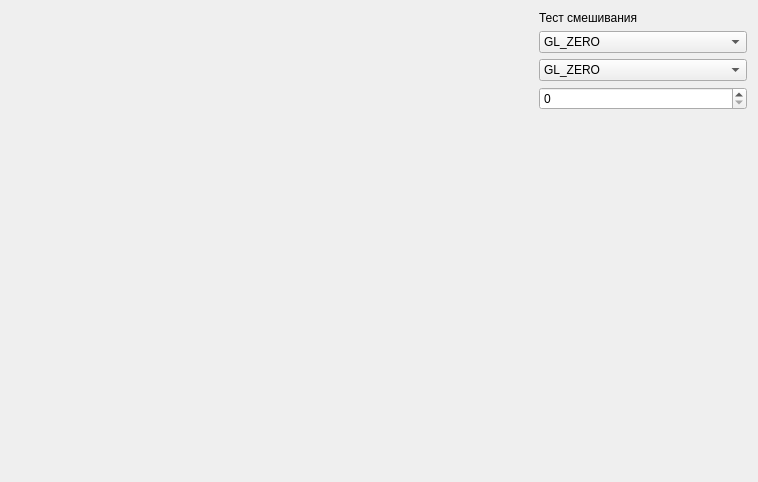
<?xml version="1.0" encoding="UTF-8"?>
<ui version="4.0">
 <class>MainWindow</class>
 <widget class="QMainWindow" name="MainWindow">
  <property name="windowModality">
   <enum>Qt::ApplicationModal</enum>
  </property>
  <property name="geometry">
   <rect>
    <x>0</x>
    <y>0</y>
    <width>758</width>
    <height>482</height>
   </rect>
  </property>
  <property name="windowTitle">
   <string>MainWindow</string>
  </property>
  <widget class="QWidget" name="centralWidget">
   <layout class="QHBoxLayout" name="horizontalLayout_2">
    <item>
     <layout class="QHBoxLayout" name="horizontalLayout">
      <item>
       <widget class="GLWidget" name="MyGLWidget" native="true">
        <property name="enabled">
         <bool>true</bool>
        </property>
        <property name="sizePolicy">
         <sizepolicy hsizetype="Expanding" vsizetype="Expanding">
          <horstretch>0</horstretch>
          <verstretch>0</verstretch>
         </sizepolicy>
        </property>
       </widget>
      </item>
      <item>
       <layout class="QVBoxLayout" name="verticalLayout">
        <property name="sizeConstraint">
         <enum>QLayout::SetNoConstraint</enum>
        </property>
        <item>
         <widget class="QLabel" name="label_3">
          <property name="text">
           <string>Тест смешивания</string>
          </property>
         </widget>
        </item>
        <item>
         <widget class="QComboBox" name="blend1">
          <item>
           <property name="text">
            <string>GL_ZERO</string>
           </property>
          </item>
          <item>
           <property name="text">
            <string>GL_ONE</string>
           </property>
          </item>
          <item>
           <property name="text">
            <string>GL_DST_COLOR</string>
           </property>
          </item>
          <item>
           <property name="text">
            <string>GL_ONE_MINUS_DST_COLOR</string>
           </property>
          </item>
          <item>
           <property name="text">
            <string>GL_SRC_ALPHA</string>
           </property>
          </item>
          <item>
           <property name="text">
            <string>GL_ONE_MINUS_SRC_ALPHA</string>
           </property>
          </item>
          <item>
           <property name="text">
            <string>GL_DST_ALPHA</string>
           </property>
          </item>
          <item>
           <property name="text">
            <string>GL_ONE_MINUS_DST_ALPHA</string>
           </property>
          </item>
          <item>
           <property name="text">
            <string>GL_SRC_ALPHA_SATURATE</string>
           </property>
          </item>
         </widget>
        </item>
        <item>
         <widget class="QComboBox" name="blend2">
          <item>
           <property name="text">
            <string>GL_ZERO</string>
           </property>
          </item>
          <item>
           <property name="text">
            <string>GL_ONE</string>
           </property>
          </item>
          <item>
           <property name="text">
            <string>GL_SRC_COLOR</string>
           </property>
          </item>
          <item>
           <property name="text">
            <string>GL_ONE_MINUS_SRC_COLOR</string>
           </property>
          </item>
          <item>
           <property name="text">
            <string>GL_SRC_ALPHA</string>
           </property>
          </item>
          <item>
           <property name="text">
            <string>GL_ONE_MINUS_SRC_ALPHA</string>
           </property>
          </item>
          <item>
           <property name="text">
            <string>GL_DST_ALPHA</string>
           </property>
          </item>
          <item>
           <property name="text">
            <string>GL_ONE_MINUS_DST_ALPHA</string>
           </property>
          </item>
         </widget>
        </item>
        <item>
         <widget class="QSpinBox" name="spinBox">
          <property name="maximum">
           <number>10</number>
          </property>
         </widget>
        </item>
        <item>
         <spacer name="verticalSpacer">
          <property name="orientation">
           <enum>Qt::Vertical</enum>
          </property>
          <property name="sizeHint" stdset="0">
           <size>
            <width>20</width>
            <height>40</height>
           </size>
          </property>
         </spacer>
        </item>
       </layout>
      </item>
     </layout>
    </item>
   </layout>
   <zorder></zorder>
  </widget>
 </widget>
 <layoutdefault spacing="6" margin="11"/>
 <customwidgets>
  <customwidget>
   <class>GLWidget</class>
   <extends>QWidget</extends>
   <header>glwidget.h</header>
   <container>1</container>
   <slots>
    <slot>changeShapePicture(QString)</slot>
    <slot>changeX(int)</slot>
    <slot>changeY(int)</slot>
    <slot>changeWidth(int)</slot>
    <slot>changeHeight(int)</slot>
    <slot>changeFunc(int)</slot>
    <slot>changeRef(int)</slot>
    <slot>changeSfactor(QString)</slot>
    <slot>changeDfactor(QString)</slot>
    <slot>changeType(QString)</slot>
    <slot>do_blend1(QString)</slot>
    <slot>do_blend2(QString)</slot>
    <slot>do_atest(QString)</slot>
    <slot>do_atest2(int)</slot>
    <slot>cut_x(int)</slot>
    <slot>cut_y(int)</slot>
    <slot>change_height(int)</slot>
    <slot>change_width(int)</slot>
    <slot>step(int)</slot>
   </slots>
  </customwidget>
 </customwidgets>
 <resources/>
 <connections>
  <connection>
   <sender>blend1</sender>
   <signal>currentTextChanged(QString)</signal>
   <receiver>MyGLWidget</receiver>
   <slot>do_blend1(QString)</slot>
   <hints>
    <hint type="sourcelabel">
     <x>746</x>
     <y>51</y>
    </hint>
    <hint type="destinationlabel">
     <x>316</x>
     <y>235</y>
    </hint>
   </hints>
  </connection>
  <connection>
   <sender>blend2</sender>
   <signal>currentTextChanged(QString)</signal>
   <receiver>MyGLWidget</receiver>
   <slot>do_blend2(QString)</slot>
   <hints>
    <hint type="sourcelabel">
     <x>746</x>
     <y>79</y>
    </hint>
    <hint type="destinationlabel">
     <x>536</x>
     <y>287</y>
    </hint>
   </hints>
  </connection>
  <connection>
   <sender>spinBox</sender>
   <signal>valueChanged(int)</signal>
   <receiver>MyGLWidget</receiver>
   <slot>step(int)</slot>
   <hints>
    <hint type="sourcelabel">
     <x>603</x>
     <y>98</y>
    </hint>
    <hint type="destinationlabel">
     <x>477</x>
     <y>182</y>
    </hint>
   </hints>
  </connection>
 </connections>
</ui>
